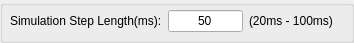
         <widget class="QGroupBox" name="groupBox_7">
          <property name="minimumSize">
           <size>
            <width>0</width>
            <height>0</height>
           </size>
          </property>
          <property name="maximumSize">
           <size>
            <width>16777215</width>
            <height>43</height>
           </size>
          </property>
          <property name="title">
           <string/>
          </property>
          <widget class="QWidget" name="gridLayoutWidget_8">
           <property name="geometry">
            <rect>
             <x>10</x>
             <y>10</y>
             <width>335</width>
             <height>31</height>
            </rect>
           </property>
           <layout class="QGridLayout" name="gridLayout_10">
            <property name="sizeConstraint">
             <enum>QLayout::SetFixedSize</enum>
            </property>
            <property name="verticalSpacing">
             <number>6</number>
            </property>
            <item row="0" column="2">
             <widget class="QLineEdit" name="editStepLength">
              <property name="enabled">
               <bool>true</bool>
              </property>
              <property name="sizePolicy">
               <sizepolicy hsizetype="Fixed" vsizetype="Fixed">
                <horstretch>0</horstretch>
                <verstretch>0</verstretch>
               </sizepolicy>
              </property>
              <property name="maximumSize">
               <size>
                <width>75</width>
                <height>16777215</height>
               </size>
              </property>
              <property name="text">
               <string>50</string>
              </property>
              <property name="alignment">
               <set>Qt::AlignCenter</set>
              </property>
             </widget>
            </item>
            <item row="0" column="1">
             <widget class="QLabel" name="label_36">
              <property name="minimumSize">
               <size>
                <width>0</width>
                <height>0</height>
               </size>
              </property>
              <property name="maximumSize">
               <size>
                <width>16777215</width>
                <height>16777215</height>
               </size>
              </property>
              <property name="text">
               <string>Simulation Step Length(ms):</string>
              </property>
             </widget>
            </item>
            <item row="0" column="3">
             <widget class="QLabel" name="label_38">
              <property name="minimumSize">
               <size>
                <width>0</width>
                <height>0</height>
               </size>
              </property>
              <property name="maximumSize">
               <size>
                <width>16777215</width>
                <height>16777215</height>
               </size>
              </property>
              <property name="text">
               <string>(20ms - 100ms)</string>
              </property>
             </widget>
            </item>
           </layout>
          </widget>
         </widget>
